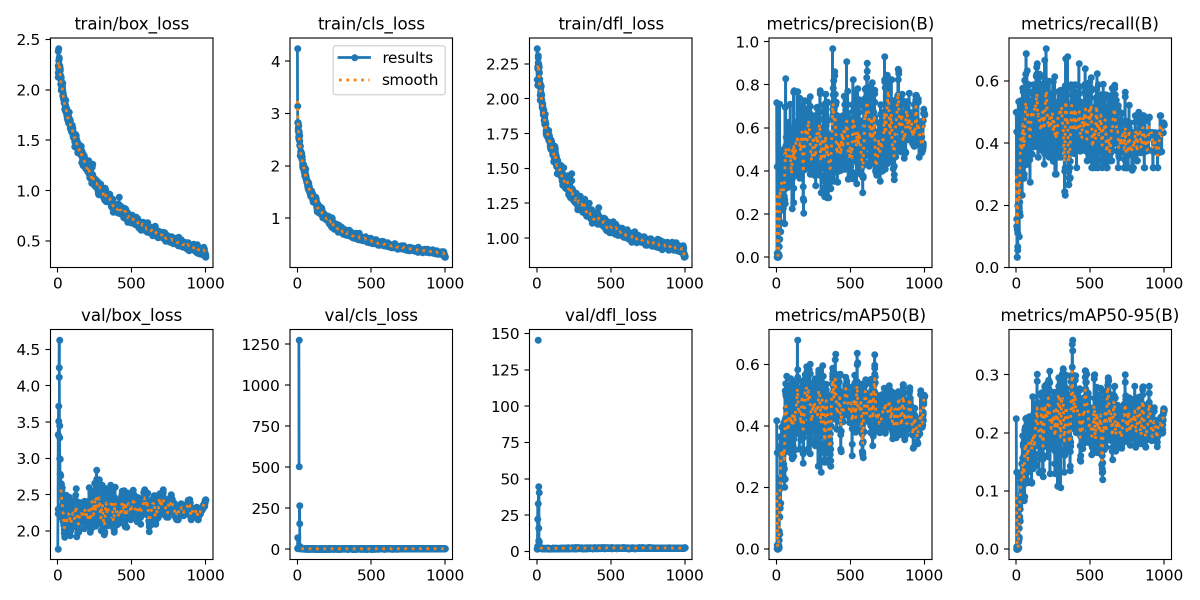
#> input picture yolov8_iphone_hair_scratch/runs/detect/yolov8n_v8_1000e/results.png, 2400 x 1200 px, found by its file name (shown at 1/2 size); its folder holds 5 pictures in this run
$ jupyter execute --allow-errors yolov8_iphone_hair_scratch.ipynb   (shell and % lines are left out)
#> lines starting #> are read from the running program, lines starting #| are printed output that depends on the picture
# 🎸 Object Detection using YOLOv8 on Custom Guitar Dataset 🎸

The goal is to detect guitars in images using the YOLOv8 model. YOLOv8 is a state-of-the-art YOLO model that can be used for object detection, image classification, and instance segmentation tasks. YOLOv8 is fast, accurate, and easy to use. In this project, it has been used to detect guitars.

#### Overview of the workflow in this notebook:

1. Set up the Google Colab
2. YOLOv8 Installation
3. Mount the Google Drive
4. Visualize the train images with their bounding boxes
5. Create the Guitar_v8.yaml (dataset config file) (YOLOv8 format)
6. Train the custom Guitar Detection model
7. Run Inference with the custom YOLOv8 Object Detector Trained Weights
8. Visualize the Predictions by plotting the validation images and their predicted bounding boxes

## 🎸 Import the necessary libraries 🎸

[cell 1]
from google.colab import drive
drive.mount('/content/gdrive')

[cell 2]
import cv2
import matplotlib.pyplot as plt
import glob
import random
import os
from google.colab.patches import cv2_imshow

[cell 3]
# install ultralytics

## 🎸 Dataset 🎸

The dataset has been created by me. First, the copyright free images were collected from websites. Thereafter, they were annotated carefully using free labelling softwares available online. Attention was paid during labelling to maintain consistency of annotations. Cross-checking was done several times to avoid any discrepancy and ensuring the quality of the dataset.

The dataset has 2 folders:

train - contains 280 images. Out of these 280 images, 248 have one or more guitars in them, while the rest 32 images are only background having no guitar in them. These 32 background images are kept in the training dataset in order to penalize the False Positives. 'False Positives' (also known as 'Type I error') means that the model falsely makes a positive prediction when actually the condition (in this case, a guitar) does not exist. The background images (~ 10% of the size of the dataset) help the model in learning the case when a guitar is not present in the dataset. Hence, it penalizes the false positive and improves the Precision of the prediction.

val - contains 20 images. Care has been taken to prevent any data leakage. Any image present in the train set is not a part of the val set.

Hence, effort has been made to create a good quality dataset because the quality of the predictions depends a lot on the quality of the dataset the model has been trained on.

Structure of the dataset:

number of classes in the dataset = 1

classes = "Guitar"

Guitar_dataset

|__ train

----|______ images

----|______ labels

|__ val

----|______ images

----|______ labels

Note: Object detection requires large datasets. In this project, only in-built augmentation available with the YOLOv8 model during training has been used on the dataset. An analysis of the quality of augmentation has not been performed, as it is an iterative process and requires a lot of trial and error to get the right quality of augmentation. Also, the quality of augmentation plays a major role in the quality of predictions in object detection.

The dataset is loaded from the Google Drive.

## 🎸 For object detection, the bounding box coordinates for the data can be in many different formats 🎸

1. x_min, y_min, x_max, y_max
2. x1, y1, x2, y2
3. coco format: x, y, w, h
4. yolo format: x_center_normalized, y_center_normalized, bbox_w_normalized, bbox_h_normalized

To convert the bounding boxes from the yolo format to x_min, y_min, x_max, y_max, perform the following operation.

[cell 4]
# Function to convert bounding boxes in YOLO format to x_min, y_min, x_max, y_max.

# [11 lines left out: function yolo2bbox, not called in this run]

[cell 5]
# Function to plot the bounding boxes.

# [33 lines left out: function plot_box, not called in this run]

[cell 6]
# Function to plot images with the bounding boxes.

def plot(image_paths, label_paths, num_samples):
    """
    Arguments:  image_paths - the path to the folder containing the images.
                label_paths - the path to the folder containing the label files for the corresponding images.
                num_samples - the number of random samples to visualize.
    The function helps to visualize a random selection of images along with their bounding boxes and labels.
    """

    all_images = []     #  initialize an empty list to store the paths of all the image files

    # the glob module is used to find image files (with ".jpg" or ".JPG" extensions) in the specified image_paths folder
    # and append them to all_images.
    all_images.extend(glob.glob(image_paths+'/*.jpg'))
    all_images.extend(glob.glob(image_paths+'/*.JPG'))

    all_images.sort()   # sort the all_images list to ensure a consistent order of images during random selection.

    num_images = len(all_images)    # find the number of images in all_images list

    plt.figure(figsize=(15, 12))    # create a plot of 15x12 inches

    for i in range(num_samples):
        j = random.randint(0,num_images-1)  # variable j represents the index of the image that will be randomly selected
        image_name = all_images[j]
        image_name = '.'.join(image_name.split(os.path.sep)[-1].split('.')[:-1])
        image = cv2.imread(all_images[j])   # read the image corresponding to the index j.

        # open the label file associated with the selected image (based on the image name)
        # read the bounding box coordinates and labels for each object present in the image.
        with open(os.path.join(label_paths, image_name+'.txt'), 'r') as f:
            bboxes = []     # initialize an empty list to store the bounding box coordinates that are extracted from the label files.
            labels = []     # initialize an empty list to store the labels that are extracted from the label files.
            label_lines = f.readlines()
            for label_line in label_lines:
                label = label_line[0]
                bbox_string = label_line[2:]
                x_c, y_c, w, h = bbox_string.split(' ')
                x_c = float(x_c)
                y_c = float(y_c)
                w = float(w)
                h = float(h)
                bboxes.append([x_c, y_c, w, h])
                labels.append(label)
        result_image = plot_box(image, bboxes, labels)  # call the plot_box function to draw the bounding boxes and labels on the image.
        plt.subplot(2, 2, i+1)
        plt.imshow(result_image[:, :, ::-1])    # reverse the order of color channels. OpenCV uses BGR color order. Matplotlib uses RGB color order.
        plt.axis('off')
    plt.subplots_adjust(wspace=1)
    plt.tight_layout()
    plt.show()

#> (a cell that did not finish here is left out)

Note: The guitar images have been annotated only for the front view of the guitar even in case the side view is visible. Effort has been made to maintain consistency for this annotation.

[cell 8]
# Create a YAML configuration file named Guitar_v8.yaml.
# The file contains the paths to the train and validation image directories for a Guitar dataset
# along with the class name mapping.
'''
path: '/content/drive/MyDrive/Guitar_dataset'
train: '/content/drive/MyDrive/Guitar_dataset/train/images'
val: '/content/drive/MyDrive/Guitar_dataset/val/images'

# class names
names:
  0: 'Guitar'

'''
'''
import yaml

football_yaml = dict(
    train ='/content/yolov8_iphone_hair_scratch_dataset/train',
    val ='/content/yolov8_iphone_hair_scratch_dataset/valid',
    test='/content/yolov8_iphone_hair_scratch_dataset/test',
    nc =2,
    names =['hair', 'scratch']
)

with open('/content/yolov8_iphone_hair_scratch_dataset/data.yaml', 'w') as outfile:
    yaml.dump(football_yaml, outfile, default_flow_style=True)

'''
import yaml
config = {'path': '/content/yolov8_iphone_hair_scratch_dataset',
         'train': '/content/yolov8_iphone_hair_scratch_dataset/train',
         'val': '/content/yolov8_iphone_hair_scratch_dataset/test',
         'nc': 2,
         'names': ['hair', 'scratch']}

with open("/content/yolov8_iphone_hair_scratch_dataset/data.yaml", "w") as file:
   yaml.dump(config, file, default_flow_style=False)

#%cat /content/yolov8_iphone_hair_scratch_dataset/data.yaml

[cell 9]
# Specify the number of epochs and batch size for training.

EPOCHS = 1000
BATCH=16

 ## 🎸 Train the YOLOv8 model (yolov8n.pt) with the specified parameters. The training configuration is defined in the Guitar_v8.yaml file 🎸

!yolo: Run the YOLO task.

task=detect: Specify the type of task, which is detection in this case.

mode=train: Indicate that the model will be trained.

model=yolov8n.pt: Specify the pre-trained YOLOv8 model to use as a starting point for training.

imgsz=640: Set the input image size for training to 640x640 pixels.

data=/content/Guitar_v8.yaml: Specify the path to the YAML configuration file (Guitar_v8.yaml) containing the dataset and class information.

epochs={EPOCHS}: Set the number of training epochs.

batch={BATCH}: Set the batch size for training.

augment=True: Augment the images using albumentation.

name=yolov8n_v8_50e: Specify a name for the training run, likely to be used for saving checkpoints and logs related to this training session.

[cell 10]
# Train the YOLOv8 model.

## 🎸 Evaluate the trained YOLOv8 model on a validation dataset 🎸

!yolo: Run the YOLO task.

task=detect: Specify the type of task, which is detection in this case.

mode=val: Indicate that the model will be validated.

model=/content/runs/detect/yolov8n_v8_50e/weights/best.pt: Specifiy the path to the trained YOLOv8 model's weights file. The path provided points to the best-performing weights checkpoint saved during training.

name=yolov8n_eval: Set a name for the evaluation run, which could be used to identify and organize the evaluation results.

data=/content/Guitar_v8.yaml: Specify the path to the YAML configuration file (Guitar_v8.yaml) containing the dataset and class information.

[cell 11]
# Evaluate the trained model on the validation set using the trained model's weights file.

## 🎸 Metrics Evaluation 🎸

[cell 12]
cv2_imshow(cv2.imread("/content/runs/detect/yolov8n_v8_1000e/results.png"))

[cell 13]
cv2_imshow(cv2.imread("/content/runs/detect/yolov8n_v8_1000e/confusion_matrix_normalized.png"))
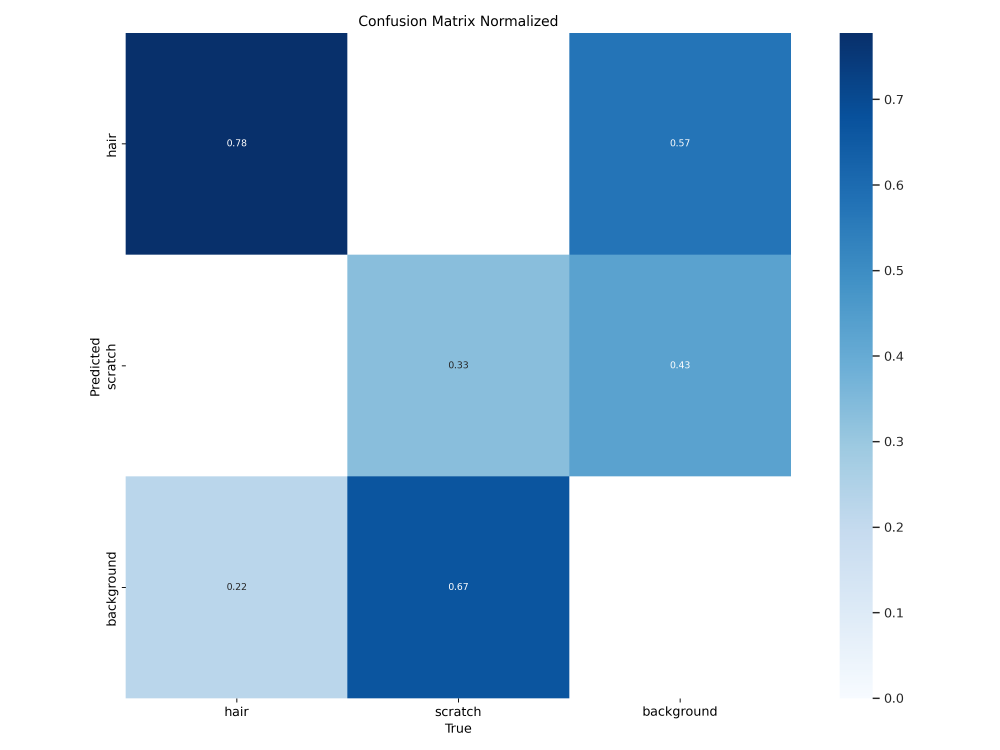
#> input picture yolov8_iphone_hair_scratch/runs/detect/yolov8n_v8_1000e/confusion_matrix_normalized.png, 3000 x 2250 px, found by its file name (shown at 1/3 size)

[cell 14]
cv2_imshow(cv2.imread("/content/runs/detect/yolov8n_v8_1000e/PR_curve.png"))
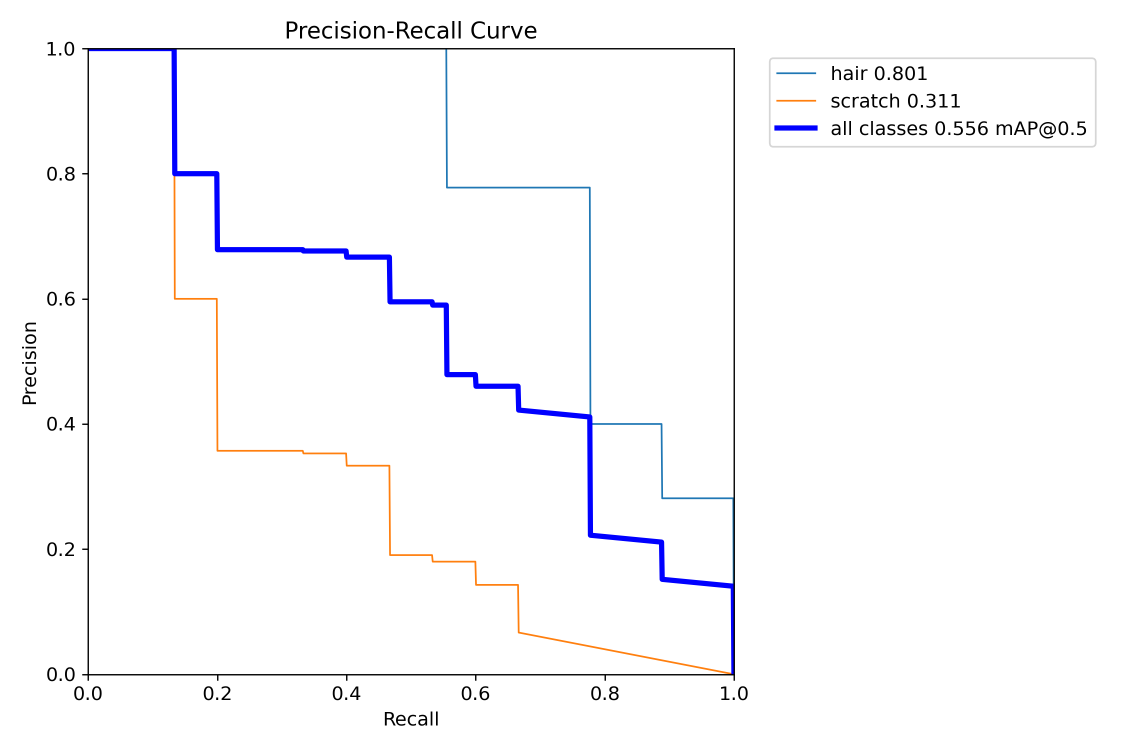
#> input picture yolov8_iphone_hair_scratch/runs/detect/yolov8n_v8_1000e/PR_curve.png, 2250 x 1500 px, found by its file name (shown at 1/2 size)
